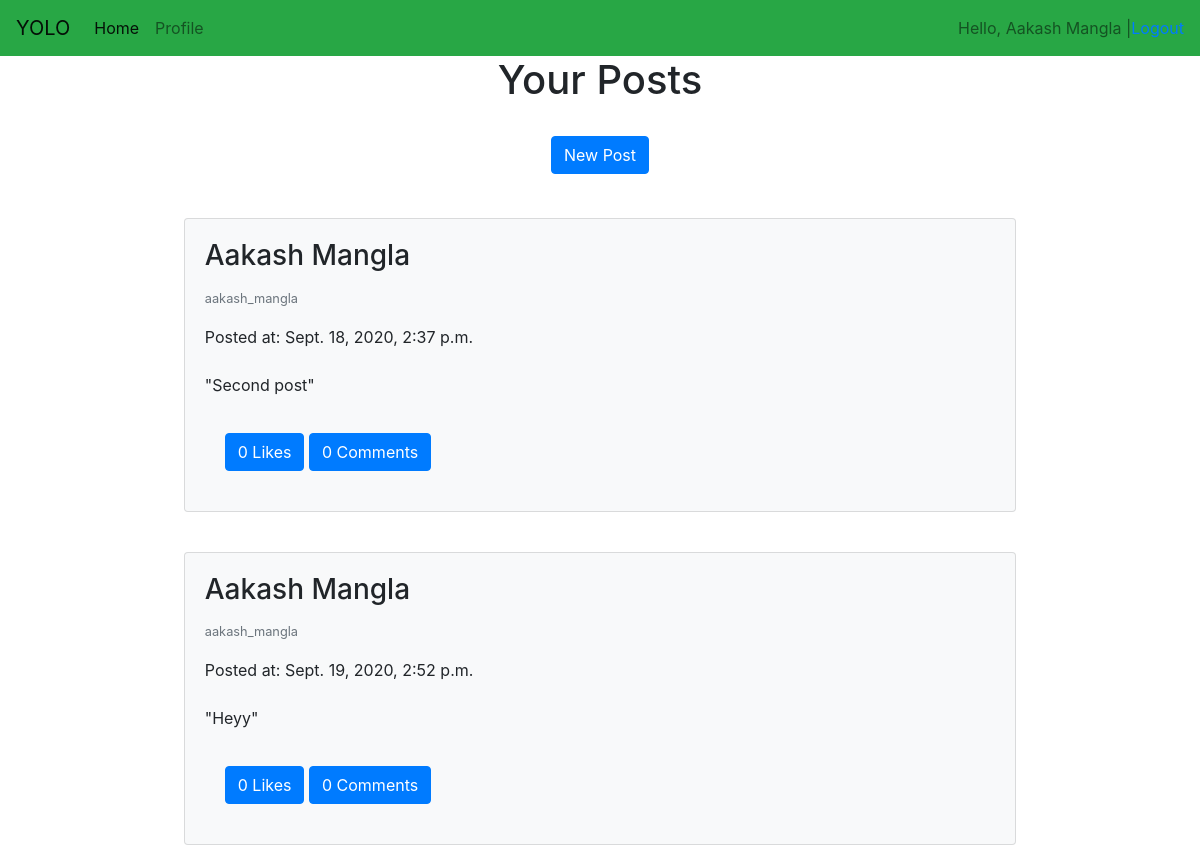
Screenshot of /home/ (signed in) with the database file from the repository.
### social/models.py (models this page shows, shortened)
class Post(models.Model):
    user = models.ForeignKey(User, on_delete = models.CASCADE)
    created_at = models.DateTimeField(auto_now = True)
    content = models.TextField()
    image = models.ImageField(blank = True)

### social/views.py (the view)
# urls.py: path('home/', views.Home.as_view()),
class Home(LoginRequiredMixin, ListView):
    context_object_name = 'posts'
    template_name =  'social/home.html'
    login_url = 'auth/login'
    def get_queryset(self):
        return models.Post.objects.filter(user = self.request.user)
    def get_context_data(self, *args, **kwargs):
        data = super().get_context_data(*args, **kwargs)
        data['post_form'] = forms.PostForm
        return data

### templates/social/home.html (shortened to what this page needs)
{% extends 'base.html' %}
{% block content %}
<div class="container" style="display: flex; flex-direction: column; align-items: center;">
    <h1>Your Posts</h1>
<br>
    <button type="button" class="btn btn-primary" data-toggle="modal" data-target="#postModal">
        New Post</button>
      <br>
        {% for post in posts %}
            {% include 'social/components/post.html' %}
        {% endfor %}
</div>
{% endblock %}

### templates/base.html (shortened to what this page needs)
<!DOCTYPE html>
<html lang="en">
<head>
    <link rel="stylesheet" href="https://stackpath.bootstrapcdn.com/bootstrap/4.5.2/css/bootstrap.min.css">
</head>
    <body>
        <nav class="navbar navbar-expand-lg navbar-light bg-success">
            <a class="navbar-brand" href="/">YOLO</a>
            <div class="collapse navbar-collapse" id="navbarText">
              <ul class="navbar-nav mr-auto">
                {% if user.is_authenticated %}
                <li class="nav-item active">
                  <a class="nav-link" href="/home">Home <span class="sr-only">(current)</span></a>
                </li>
                <li class="nav-item">
                  <a class="nav-link" href="/profile">Profile</a>
                </li>
                {% endif %}
              </ul>
              {% if user.is_authenticated %}
              <span class="navbar-text">
                Hello, {{ user.first_name }} {{ user.last_name }} |
              </span>
              <a href="/auth/logout">Logout</a>
              {% else %}
              <a href="/auth/signup">Sign Up |</a>
              <a href="/auth/login">Login</a>
              {% endif %}
            </div>
          </nav>
        {% block content %} {% endblock %}
    </body>
</html>

### templates/social/components/post.html (shortened to what this page needs)
<div class="card text-black bg-light w-75" style="margin: 20px;">
    <div class="card-body">
      <h3 class="card-title">{{ post.user.first_name }} {{ post.user.last_name }}</h3>
      <p class="card-text"><small class="text-muted">{{post.user}}</small></p>
      <span>Posted at: {{ post.created_at }}</span>
      <br><br>
      <p class="card-text">"{{ post.content }}"</p>
      <div class="card-body">
        <button onclick="likePost({{post.id}})" class="btn btn-primary">{{post.likes.count}} Likes</button>
        <button type="button" class="btn btn-primary" data-toggle="modal" data-target="#postModal{{post.id}}">
            {{post.comments.count}} Comments  </button>
      </div>
    </div>
  </div>

### rows the page displays
Post: user.first_name "Aakash", user.last_name "Mangla", user "aakash_mangla", created_at "Sept. 18, 2020, 2:37 p.m.", content "Second post", likes.count "0", comments.count "0"
Post: user.first_name "Aakash", user.last_name "Mangla", user "aakash_mangla", created_at "Sept. 19, 2020, 2:52 p.m.", content "Heyy", likes.count "0", comments.count "0"

### other values shown
{{ user.first_name }} "Aakash"
{{ user.last_name }} "Mangla"
